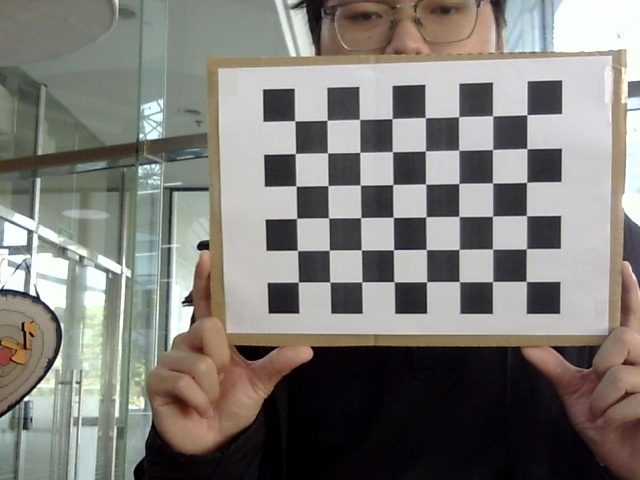
#> input picture GroupTask/left_images/left_2.jpg, 640 x 480 px
$ python part_b_calibration.py   (older library calls are emulated)
#> lines starting #> are read from the running program, lines starting #| are printed output that depends on the picture; after the words box and inside, x2 and y2 are one past the last pixel; in counts of white or black regions, pixels touching at a corner belong together
import cv2
import numpy as np
import glob
import os

chessboard_size = (8, 6)
square_size = 1.0  # real-world square size (e.g., in cm)
output_dir = 'output/'
os.makedirs(output_dir, exist_ok=True)

# === PREPARE OBJECT POINTS ===
objp = np.zeros((chessboard_size[0]*chessboard_size[1], 3), np.float32)
objp[:, :2] = np.indices(chessboard_size).T.reshape(-1, 2)
objp *= square_size

objpoints = []
imgpoints_left = []
imgpoints_right = []

left_images = sorted(glob.glob(r'GroupTask\left_images\left_2.jpg'))
right_images = sorted(glob.glob(r'GroupTask\right_images\right_2.jpg'))

print(f"Found {len(left_images)} left-right image pairs.")

for left_path, right_path in zip(left_images, right_images):
    imgL = cv2.imread(left_path)
#> imgL is the input picture: shape (480, 640, 3); mean B, G, R 119, 124.1, 126.2
    imgR = cv2.imread(right_path)
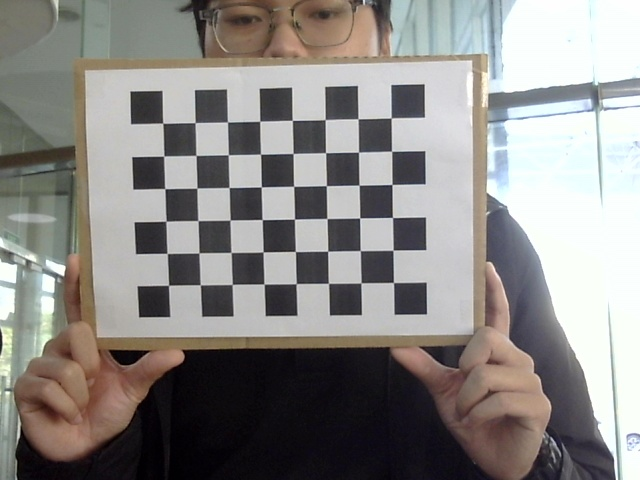
#> input picture GroupTask/right_images/right_2.jpg, 640 x 480 px
#> imgR is the input picture: shape (480, 640, 3); mean B, G, R 133.8, 136.4, 139
    grayL = cv2.cvtColor(imgL, cv2.COLOR_BGR2GRAY)
    grayR = cv2.cvtColor(imgR, cv2.COLOR_BGR2GRAY)
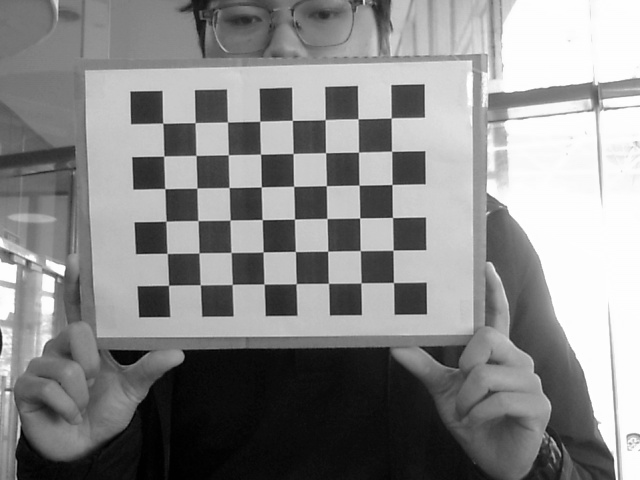
#> grayR: shape (480, 640); min 0, max 255, mean 136.9

    retL, cornersL = cv2.findChessboardCorners(grayL, chessboard_size)
#> retL = True; cornersL = 48 rows, first 8: [294.8, 120.9], [327.1, 120.3], [359.6, 119.5], [392, 118.7], [425.3, 117.7], [458.7, 116.8], [492.8, 115.9], [526.9, 114.7]
    retR, cornersR = cv2.findChessboardCorners(grayR, chessboard_size)
#> retR = True; cornersR = 48 rows, first 8: [162.8, 123.2], [195.1, 122.7], [227.5, 121.9], [259.8, 121.3], [292.3, 120.4], [325.2, 119.6], [358, 118.8], [391.2, 118]

    if retL and retR:
        objpoints.append(objp)
        imgpoints_left.append(cornersL)
        imgpoints_right.append(cornersR)

        cv2.drawChessboardCorners(imgL, chessboard_size, cornersL, retL)
#> imgL: shape (480, 640, 3); 3.66% of pixels changed, all inside (x1, y1, x2, y2) = (289, 109, 534, 289)
        cv2.drawChessboardCorners(imgR, chessboard_size, cornersR, retR)
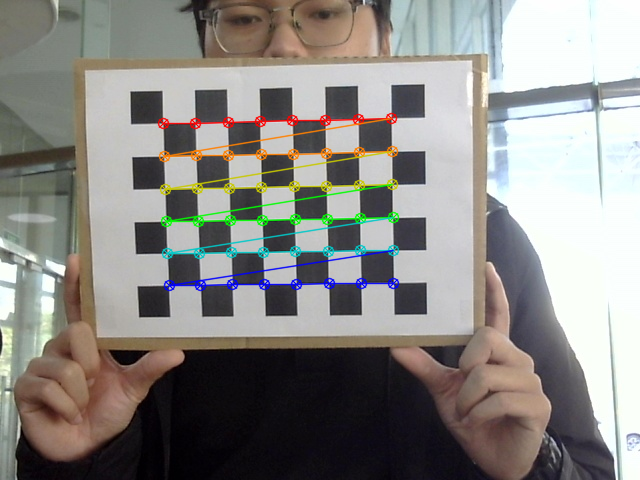
#> imgR: shape (480, 640, 3); 3.62% of pixels changed, all inside (x1, y1, x2, y2) = (157, 112, 400, 292)
        cv2.imwrite(os.path.join(output_dir, f"cornersL_{os.path.basename(left_path)}"), imgL)
        cv2.imwrite(os.path.join(output_dir, f"cornersR_{os.path.basename(right_path)}"), imgR)

print("Finished collecting corner points.")

# === CALIBRATE INDIVIDUAL CAMERAS ===
retL, mtxL, distL, _, _ = cv2.calibrateCamera(objpoints, imgpoints_left, grayL.shape[::-1], None, None)
#> retL = 0.126; mtxL = [[947.2, 0, 332.2], [0, 953.2, 226.5], [0, 0, 1]]; distL = [[-0.293, 11.1, -0.00885, 0.0149, -107.7]]
retR, mtxR, distR, _, _ = cv2.calibrateCamera(objpoints, imgpoints_right, grayR.shape[::-1], None, None)
#> retR = 0.117; mtxR = [[592.8, 0, 342.7], [0, 595.2, 195.2], [0, 0, 1]]; distR = [[-0.174, 3.03, -0.00143, 0.0113, -14.1]]

# === STEREO CALIBRATION ===
flags = cv2.CALIB_FIX_INTRINSIC
criteria = (cv2.TERM_CRITERIA_MAX_ITER + cv2.TERM_CRITERIA_EPS, 100, 1e-5)

retS, _, _, _, _, R, T, E, F = cv2.stereoCalibrate(
    objpoints, imgpoints_left, imgpoints_right,
    mtxL, distL, mtxR, distR, grayL.shape[::-1],
    criteria=criteria, flags=flags
)
#> retS = 0.122; R = [[0.996, 0.00873, -0.0916], [-0.00492, 0.999, 0.0418], [0.0918, -0.0411, 0.995]]; T = [-1.67, -0.184, -11.12]; E = [[-0.0715, 11.12, 0.282], [-10.92, -0.166, 2.68], [0.191, -1.67, -0.0866]]; F = [[2.29e-07, -3.54e-05, 0.00709], [3.49e-05, 5.26e-07, -0.0198], [-0.00725, 0.0152, 1]]

# === RECTIFICATION ===
R1, R2, P1, P2, Q, _, _ = cv2.stereoRectify(
    mtxL, distL, mtxR, distR, grayL.shape[::-1], R, T, alpha=0
)
#> R1 = [[0.239, -0.0231, 0.971], [0.000744, 1, 0.0236], [-0.971, -0.00491, 0.239]]; R2 = [[0.149, 0.0163, 0.989], [0.00731, 1, -0.0176], [-0.989, 0.00984, 0.149]]; P1 = [[768.1, 0, 3050.1, 0], [0, 768.1, 335.1, 0], [0, 0, 1, 0]]; P2 = [[768.1, 0, 3050.1, -8639.2], [0, 768.1, 335.1, 0], [0, 0, 1, 0]]; Q = [[1, 0, 0, -3050.1], [0, 1, 0, -335.1], [0, 0, 0, 768.1], [0, 0, 0.0889, 0]]

import json
camera_params = {
    "camera_matrix_left": mtxL.tolist(),
    "dist_coeff_left": distL.tolist(),
    "camera_matrix_right": mtxR.tolist(),
    "dist_coeff_right": distR.tolist(),
    "rotation_matrix": R.tolist(),
    "translation_vector": T.tolist(),
    "essential_matrix": E.tolist(),
    "fundamental_matrix": F.tolist(),
    "Q": Q.tolist()  # ← ADD THIS!
}

with open(os.path.join(output_dir, "camera_params_PA.json"), "w") as f:
    json.dump(camera_params, f, indent=4)

print("Calibration data with Q matrix saved to camera_params_PA.json")


map1x, map1y = cv2.initUndistortRectifyMap(mtxL, distL, R1, P1, grayL.shape[::-1], cv2.CV_32FC1)
map2x, map2y = cv2.initUndistortRectifyMap(mtxR, distR, R2, P2, grayR.shape[::-1], cv2.CV_32FC1)
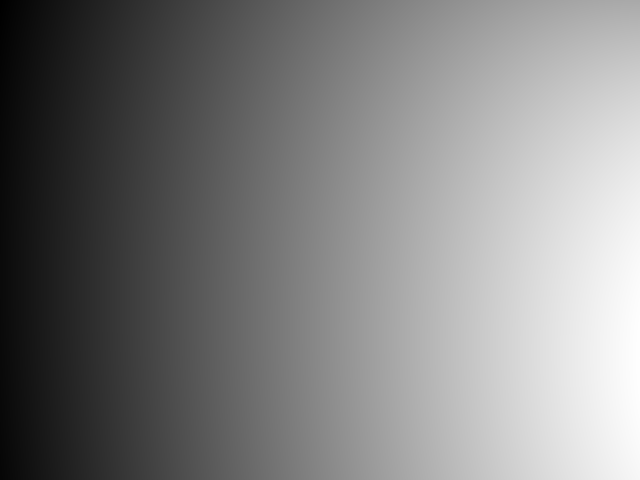
#> map2x: shape (480, 640) float32; min 589.5, max 620.4, mean 605; drawn with min black and max white
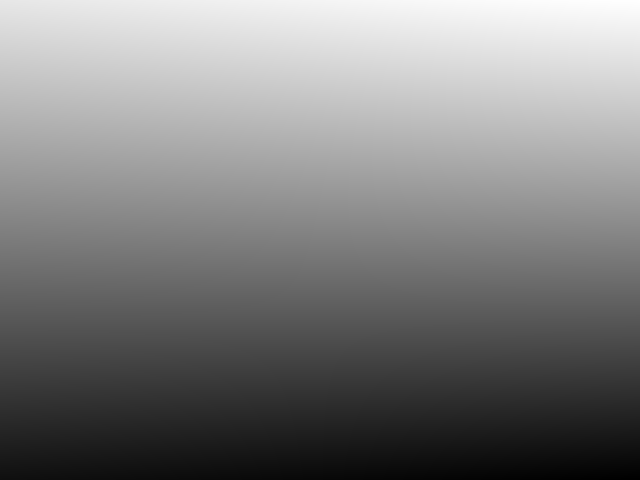
#> map2y: shape (480, 640) float32; min 167.2, max 282.3, mean 224.6; drawn with min black and max white

# === PROCESS ONE SAMPLE PAIR ===
sample_left = cv2.imread(left_images[0])
sample_right = cv2.imread(right_images[0])

rectL = cv2.remap(sample_left, map1x, map1y, cv2.INTER_LINEAR)
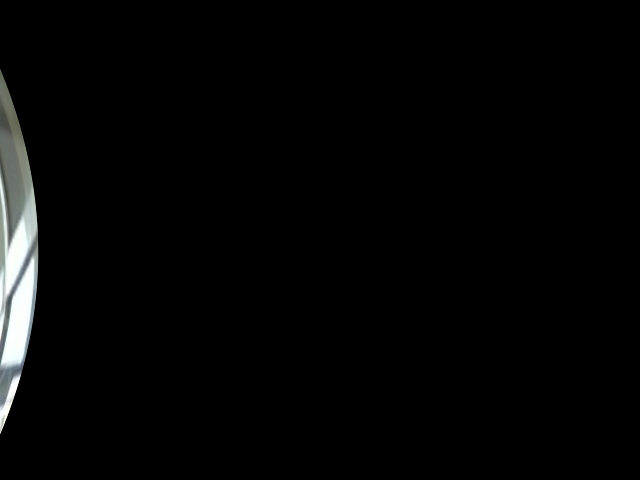
#> rectL: shape (480, 640, 3); mean B, G, R 5.3, 5.4, 5.1
rectR = cv2.remap(sample_right, map2x, map2y, cv2.INTER_LINEAR)
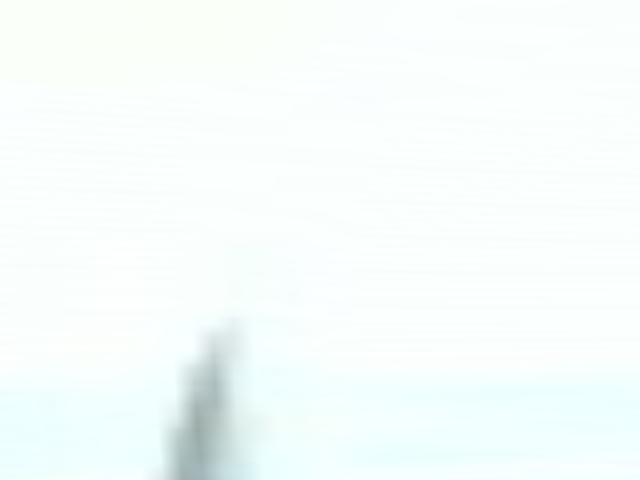
#> rectR: shape (480, 640, 3); mean B, G, R 252, 253.1, 246.6
cv2.imwrite(os.path.join(output_dir, 'rectified_left.png'), rectL)
cv2.imwrite(os.path.join(output_dir, 'rectified_right.png'), rectR)

# === COMPUTE DISPARITY ===
grayL = cv2.cvtColor(rectL, cv2.COLOR_BGR2GRAY)
grayR = cv2.cvtColor(rectR, cv2.COLOR_BGR2GRAY)

stereo = cv2.StereoBM_create(numDisparities=64, blockSize=15)
disparity = stereo.compute(grayL, grayR).astype(np.float32) / 16.0
#> disparity: shape (480, 640) float32; every value is -1

# === SHOW & SAVE DISPARITY MAP ===
disp_norm = cv2.normalize(disparity, None, 0, 255, cv2.NORM_MINMAX)
#> disp_norm: shape (480, 640) float32; every value is 0
disp_norm = np.uint8(disp_norm)
#> disp_norm: shape (480, 640); every value is 0
cv2.imwrite(os.path.join(output_dir, "disparity_map.png"), disp_norm)

# === DEPTH CALCULATION ===
disparity[disparity <= 0.1] = 0.1  # Prevent division by zero
#> disparity: shape (480, 640) float32; every value is 0.1
focal_length = P1[0, 0]
#> focal_length = 768.1
baseline = abs(T[0])
#> baseline = [1.67]
depth_map = (focal_length * baseline) / disparity
#> depth_map: shape (480, 640) float64; every value is 12843.4

np.save(os.path.join(output_dir, "depth_map.npy"), depth_map)
print("Depth map and disparity saved in 'output/'")
